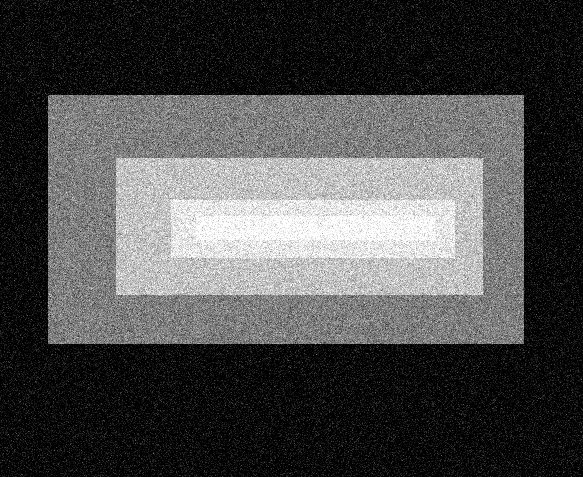
#> input picture Image Processing/Image Thresholding/noise2.png, 583 x 477 px
$ python thresholding2.py
#> lines starting #> are read from the running program, lines starting #| are printed output that depends on the picture; after the words box and inside, x2 and y2 are one past the last pixel; in counts of white or black regions, pixels touching at a corner belong together
# -*- coding: utf-8 -*-
"""
Created on Mon Sep 21 19:12:04 2015

@author: User
"""

import cv2
import numpy as np
from matplotlib import pyplot as plt

img = cv2.imread('noise2.png',0)
#> img is the input picture: shape (477, 583); min 0, max 255, mean 74.6

# global thresholding
ret1,th1 = cv2.threshold(img,127,255,cv2.THRESH_BINARY)
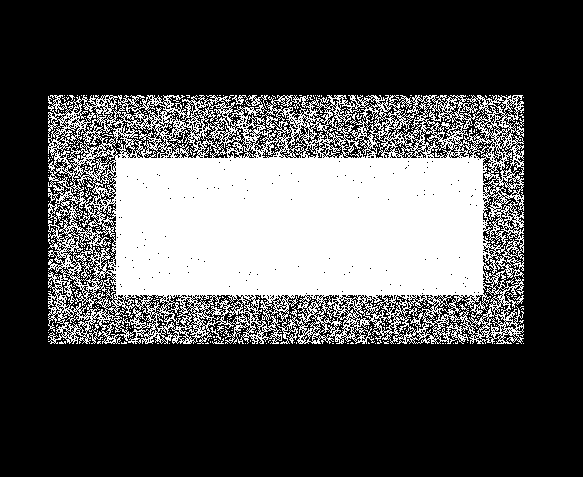
#> th1: shape (477, 583); 30.1% white; 302 white regions (297 under 20 px), largest, box (x1, y1, x2, y2) and area: (48, 95, 524, 344) 82827, (232, 95, 251, 106) 74, (210, 327, 221, 340) 35, (212, 338, 224, 344) 26, (217, 326, 224, 334) 25

# Otsu's thresholding
ret2,th2 = cv2.threshold(img,0,255,cv2.THRESH_BINARY+cv2.THRESH_OTSU)
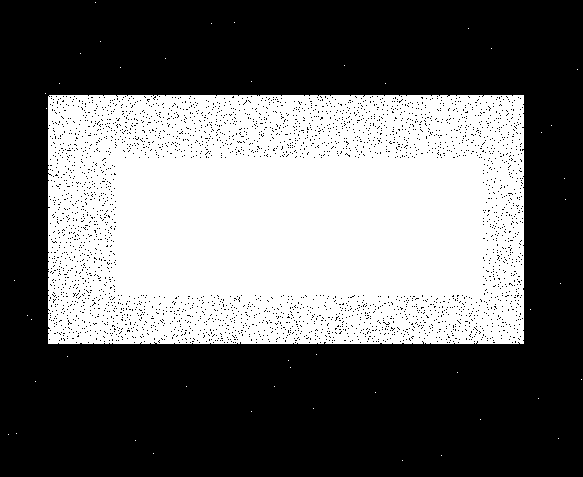
#> th2: shape (477, 583); 41% white; 47 white regions (46 under 20 px), largest, box (x1, y1, x2, y2) and area: (48, 95, 524, 344) 113910
#> ret2 = 88

# Otsu's thresholding after Gaussian filtering
blur = cv2.GaussianBlur(img,(5,5),0)
ret3,th3 = cv2.threshold(blur,0,255,cv2.THRESH_BINARY+cv2.THRESH_OTSU)
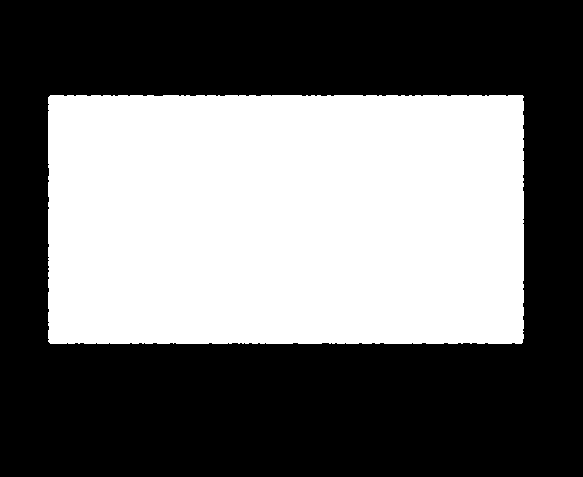
#> th3: shape (477, 583); 42.5% white; 1 white region, box (x1, y1, x2, y2) and area: (48, 95, 524, 344) 118209
#> ret3 = 85

# plot all the images and their histograms
images = [img, 0, th1,
          img, 0, th2,
          blur, 0, th3]
titles = ['Original Noisy Image','Histogram','Global Thresholding (v=127)',
          'Original Noisy Image','Histogram',"Otsu's Thresholding",
          'Gaussian filtered Image','Histogram',"Otsu's Thresholding"]

for i in xrange(3):
    plt.subplot(3,3,i*3+1),plt.imshow(images[i*3],'gray')
    plt.title(titles[i*3]), plt.xticks([]), plt.yticks([])
    plt.subplot(3,3,i*3+2),plt.hist(images[i*3].ravel(),256)
    plt.title(titles[i*3+1]), plt.xticks([]), plt.yticks([])
    plt.subplot(3,3,i*3+3),plt.imshow(images[i*3+2],'gray')
    plt.title(titles[i*3+2]), plt.xticks([]), plt.yticks([])
plt.show()
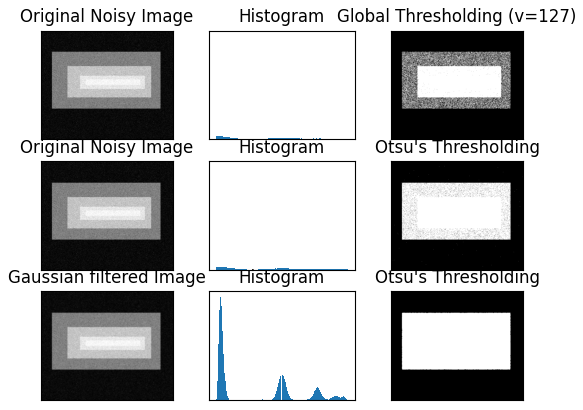
#> figure drawn by matplotlib, 9 panels
